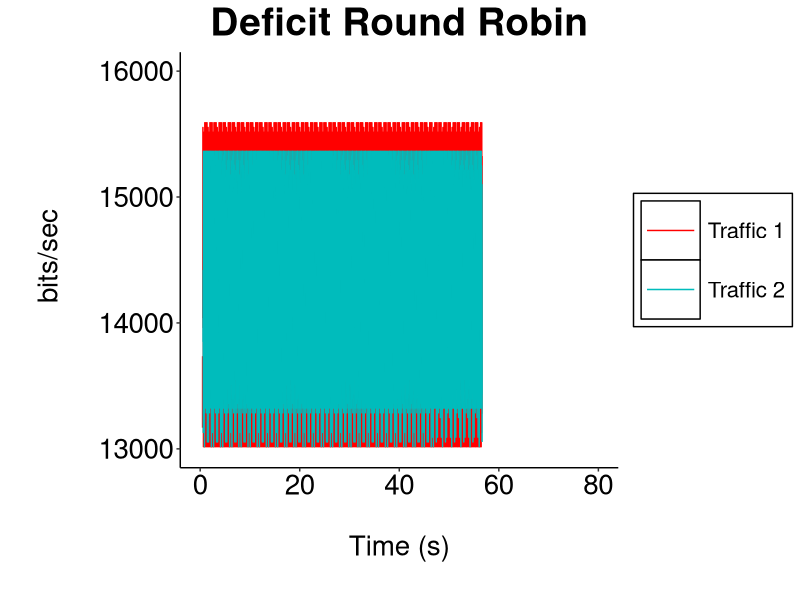

This figure's R source:

#how to run 
#in R CLI
#source("Rscript-1.R") << this will load below lines
#then type "p" to draw the plot defined below

library(ggplot2)
library(grid)
R4_w1 <- read.csv("P-40Mbps-w-R1.txt", header = FALSE, '\t')
R4_w2 <- read.csv("P-40Mbps-w-R2.txt", header = FALSE, '\t')

p <- ggplot(data = R4_w1, aes(x = R4_w1$V1, y = R4_w1$V2)) + labs(color = "") + 
ggtitle("Deficit Round Robin") +
scale_colour_manual(breaks=c("Traffic 1", "Traffic 2"), labels=c("Traffic 1", "Traffic 2"), values=c("#FF0000", "#00bcbc")) + 
scale_x_continuous(limits= c(0, 80)) + scale_y_continuous(limits= c(13000, 16000)) + 
xlab("\nTime (s)\n") + ylab("\n bits/sec\n") + 
theme(
	plot.title = element_text(size = 28, colour ="black", face="bold", hjust = 0.5),
	axis.text = element_text(size=20, colour = "black"), 
	legend.title=element_blank(), legend.background = element_rect(colour = "black"), 
	legend.key = element_rect(fill = "white"), legend.key.size = unit(1.5, "cm"), 
	panel.grid.major = element_blank(), panel.grid.minor = element_blank(), 
	panel.background = element_blank(), axis.line = element_line(colour = "black"), 
	text = element_text(size=20)) + 
guides(colour = guide_legend(override.aes = list(size=3))) + 
expand_limits(x = 0)
p <- p + geom_line(data = R4_w1, aes(x = R4_w1$V1, y = R4_w1$V2, colour="Traffic 1"))
p <- p + geom_line(data = R4_w2, aes(x = R4_w2$V1, y = R4_w2$V2, colour="Traffic 2"))

